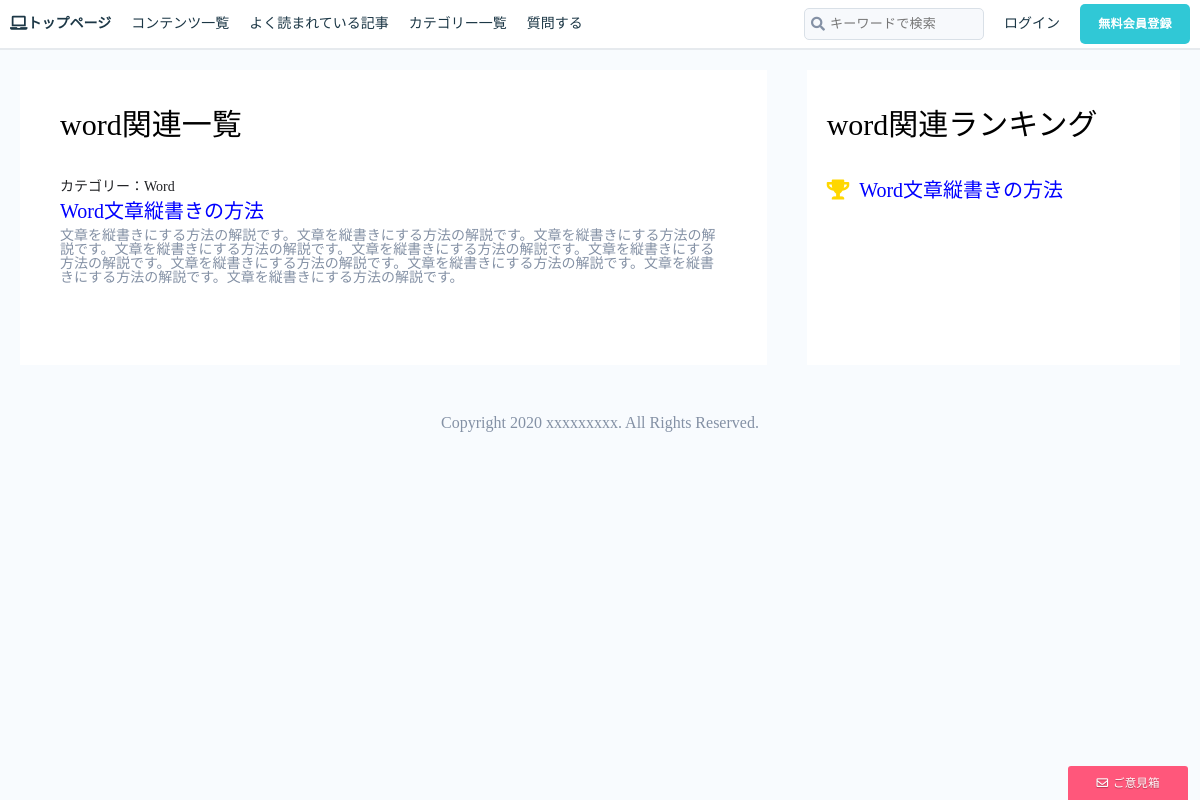
/blog/category/word/, run on the app's committed database.
### blogs/models.py (models this page shows, shortened)
class PostModel(models.Model):
    category = models.ForeignKey(Category, on_delete=models.CASCADE)
    tags = models.ManyToManyField(Tag, blank=True)
    title = models.CharField(max_length=255)
    eye_catch = models.ImageField(upload_to='media/', blank=True)
    content = RichTextUploadingField(blank=True, null=True)
    description = models.TextField(blank=True)
    created_at = models.DateTimeField(auto_now_add=True)
    updated_at = models.DateTimeField(auto_now=True)
    published_at = models.DateTimeField(blank=True, null=True)
    is_public = models.BooleanField(default=False)
    views = models.PositiveIntegerField(default=0)
    class Meta:
        ordering = ['-created_at']

class Category(models.Model):
    parent = models.ForeignKey(
        'self', related_name='children', on_delete=models.CASCADE, blank=True, null=True)
    name = models.CharField(max_length=255)
    slug = models.SlugField(unique=True)
    timestamp = models.DateTimeField(auto_now_add=True)
    def __str__(self):
        return self.name

### blogs/views.py (the view)
# urls.py: path('category/<str:slug>/', categoryfunc, name='category'),
def categoryfunc(request, slug):
    allcats = Category.objects.filter(parent=None)
    category = Category.objects.get(slug=slug)
    category_posts = PostModel.objects.filter(category=category)
    category_ranking = PostModel.objects.filter(
        category=category).order_by('-views')
    return render(request, "blogs/category.html", {'allcats': allcats, 'slug': slug, 'category_posts': category_posts, 'category_ranking': category_ranking})

### templates/blogs/category.html
{% extends 'base.html' %}
{% load static %}
{% block customcss %}
    <link rel="stylesheet" href="{% static 'css/style.css' %}">
    <link rel="stylesheet" href="{% static 'css/reset.css' %}">
{% endblock customcss %}
{% block main %}
<div id="list-global-container">
    <div class="list-main-container">
        <h2 class="entry-title">{{slug}}関連一覧</h2>
        {% for item in category_posts %}
        <div class="list-item">
            <div class="link-box">
                <a href="{% url 'save_history'  item.pk %}" class="link-item">
                    <div class="item-category">
                        カテゴリー：{{item.category}}
                    </div>
                    <h3 class="item-title"><span class="ranking-headline">{{item.title}}</span></h3>
                </a>
            </div>
            <div class="description">
                {{item.description}}
            </div>
        </div>
        {% endfor %}
    </div>
    <div class="list-aside-container">
    <h2 class="entry-title">{{slug}}関連ランキング</h2>
    {% for item in category_ranking %}
    <div class="list-item">
        <div class="link-box">
            {% if user.id %}
            <a href="{% url 'save_history'  item.pk %}" class="link-item">
            {% else %}
            <a href="{% url 'post_detail'  item.pk %}" class="link-item">
            {% endif%}
                <h3 class="item-title"><span class="ranking-order"></span><span class="ranking-headline">{{item.title}}</span></h3>
            </a>
        </div>
    </div>
    {% endfor %}
    </div>
</div>
{% endblock main %}

### static/css/style.css (style rules this page uses)
* { box-sizing: border-box; }
body { color: #8491a5; font-family: "AvenirNext", "Lato", "Hirago KakuGothic ProN", Meiryo, sans-serif; font-size: 1rem; background-color: #f8fbfe; }
a { text-decoration: none; color: #1c3746; }
h1, h2, h3, h4, h5, h6 { color: #2b546a; font-weight: normal; }
#list-global-container { margin: 0 auto; display: flex; padding: 20px 0; }
.list-main-container { background-color: #ffffff; width: 66.66666667%; margin: 0 20px; padding: 40px; }
.list-aside-container { background-color: #ffffff; width: 33.333333%; margin: 0 20px; padding: 40px 20px; }
.entry-title { color: black; font-size: 30px; margin-bottom: 40px; }
.item-category { color: #202124; font-size: 14px; margin-bottom: 7px; }
.item-title { color: blue; font-size: 20px; margin-bottom: 7px; padding-bottom: 1px; }
.description { font-size: 14px; margin-bottom: 40px; }
.item-title .ranking-order { margin-right: 10px; }
.gold { color: gold; }
.list-aside-container .item-title { margin-bottom: 20px; }

### data on the page
PostModel: category "Word", title "Word文章縦書きの方法", description "文章を縦書きにする方法の解説です。文章を縦書きにする方法の解説です。文章を縦書きにする方法の解説です。文章を縦書きにする方法の解説です。文章を縦書きにする方法の解説です。文章を縦書きにする方法の解説です。文章を縦書きにする方法の解説です。文章を縦書きにする方法の解説です。文章を縦書きにする方法の解説です。文章を縦書きにする方法の解説です。"

### other printed values
{{ slug }} "word"
